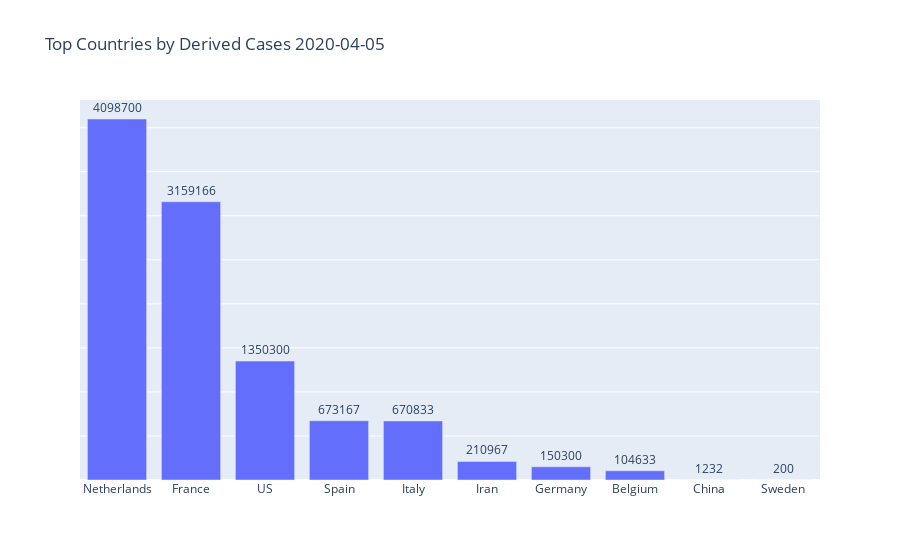

Source (notebook cell):
### Code cell
totalcases = pd_sims.loc['derivedConfirmed'].sort_values(ascending=False)
top10 = totalcases.head(10)
fig = go.Figure(go.Bar(x=top10.index, y=top10.values,
                      text=top10.values,
            textposition='outside'))
fig.update_layout(title_text='Top Countries by Derived Cases '+lastrecordeddate)
fig.update_yaxes(showticklabels=False)

fig.show()

### Figure 1 — Plotly figure (JSON) as saved in the notebook; plotly's stock layout.template omitted (floating-point values rounded to 4 significant figures)
{"data": [{"text": [4098700, 3159166, 1350300, 673167, 670833, 210967, 150300, 104633, 1232, 200], "textposition": "outside", "type": "bar", "x": ["Netherlands", "France", "US", "Spain", "Italy", "Iran", "Germany", "Belgium", "China", "Sweden"], "y": [4098700, 3159166, 1350300, 673167, 670833, 210967, 150300, 104633, 1232, 200]}], "layout": {"title": {"text": "Top Countries by Derived Cases 2020-04-05"}, "yaxis": {"showticklabels": false}}}
